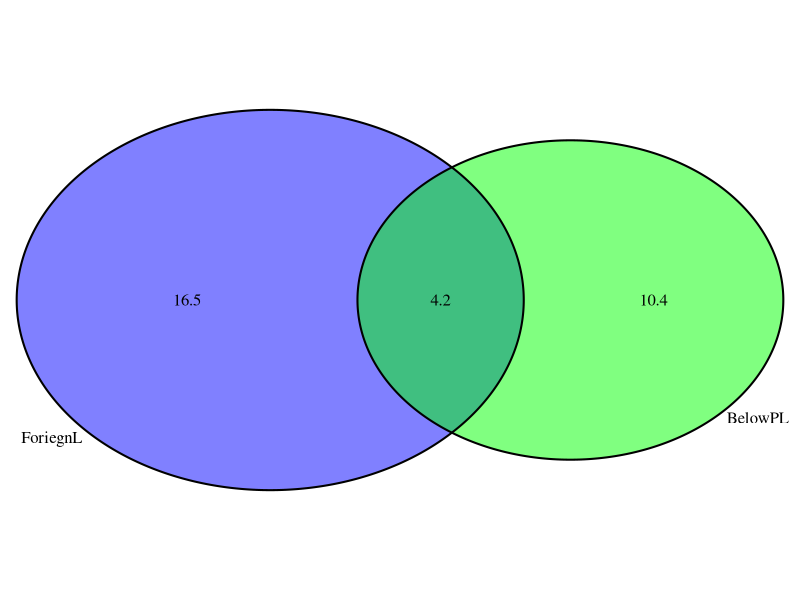
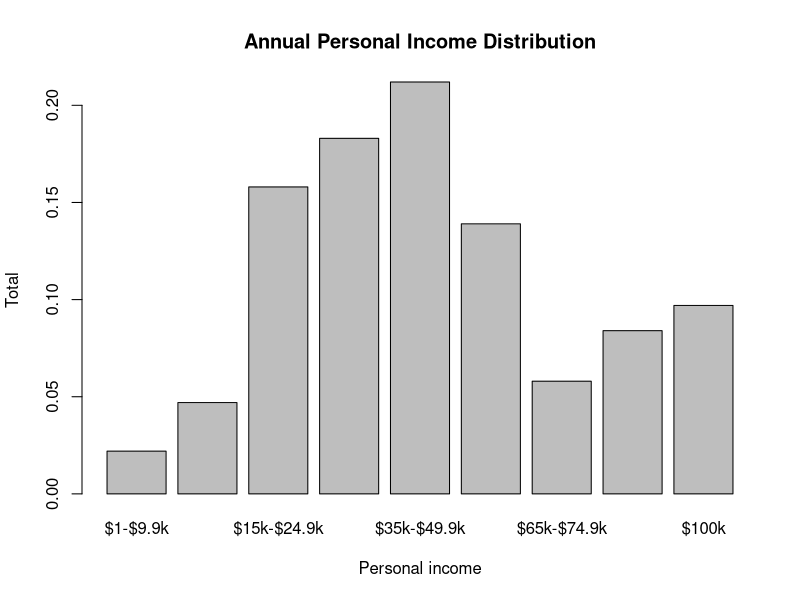

Source code (R) for these figures, in order:
## ---- chunk 1
knitr::opts_chunk$set(echo = TRUE)
## ---- chunk 2
# two dice roll in a matrix
dice1 <- c(1,2,3,4,5,6)
dice2 <- c(1,2,3,4,5,6)
dicesum<-matrix(c(dice1[1]+dice2,dice1[2]+dice2,dice1[3]+dice2,dice1[4]+dice2,dice1[5]+dice2,dice1[6]+dice2),nrow = 6, byrow=TRUE)
dicesum
## ---- chunk 3
#Possibility of getting sum of 5
sumof5_tot_chances <- 4
tot_Possible_outcomes <- 36
Pof5 <- sumof5_tot_chances/tot_Possible_outcomes
Pof5
## ---- chunk 4
#Possibility of getting sum of 12
sumof12_tot_chances <- 1
Pof12 <- sumof12_tot_chances/tot_Possible_outcomes
Pof12
## ---- chunk 5
library(VennDiagram)
PL <- 14.6/100
FL <- 20.7/100
PLandFL <- 4.2/100

grid.newpage()
draw.pairwise.venn(area1 = 14.6, area2 = 20.7, cross.area = 4.2, category = c("BelowPL", "ForiegnL"), fill = c("green","blue"))
## ---- chunk 6
(PL - PLandFL)*100
## ---- chunk 7
((PL + FL)- PLandFL) *100
## ---- chunk 8
100 - (((PL + FL)- PLandFL) *100)
## ---- chunk 9
P_FBlue <- 108/204
P_MBlue <- 114/204
P_FandMBlue <- 78/204
P_FBlue
P_MBlue
P_FandMBlue
## ---- chunk 10
#probability that a randomly chosen male respondent or his partner has blue eyes
P_ForMBlue <- (P_FBlue + P_MBlue) -  P_FandMBlue
P_ForMBlue
## ---- chunk 11
P_FandMBlue/P_MBlue
## ---- chunk 12
#robability that arandomly chosen male respondent with brown eyes has apartner with blue eyes
P_MBrwonFBlue <- 19/54
P_MBrwonFBlue
#probability of a randomly chosen male respondent with green eyes having a partner with blue eyes
P_MGreenFBlue <- 11/36
P_MGreenFBlue
## ---- chunk 13
P_HC <- 28/95
P_PBF <- 59/94
# probability of drawing a hardcover book first then a paperback fiction book second when drawing without replacement
(P_HC)*(P_PBF)
## ---- chunk 14
P_FB <- 72/95
P_HC <- 28/94
(P_FB)*(P_HC)
## ---- chunk 15
P_FB <- 72/95
P_HC <- 28/95
(P_FB)*(P_HC)
## ---- chunk 16
baggage_fee <- c(0, 25, 60)
Total_Passengers <- c(54,34, 12)
Luggage <- data.frame(baggage_fee, Total_Passengers)

Luggage
## ---- chunk 17
# Average Revenue per person
avg_revenue <- (sum(Luggage$baggage_fee*Luggage$Total_Passengers))/sum(Luggage$Total_Passengers)
avg_revenue
## ---- chunk 18
# Standard Deviation
baggage_variance <- baggage_fee - avg_revenue
baggage_EVariance <- baggage_variance^2 * (Total_Passengers/100)
variance2 <- sum(baggage_EVariance)

sd <- variance2^(1/2)
sd
## ---- chunk 19
# Expected Revenue for 120 passengers

avg_revenue * 120

## ---- chunk 20
income <- c("$1-$9.9k", "$10k-$14.9k","$15k-$24.9k", "$25k-$34.9k", "$35k-$49.9k", "$50k-$64.9k", "$65k-$74.9k", "$75k-$99.9k", "$100k")
Tot_perc <- c(0.022, 0.047, 0.158, 0.183, 0.212, 0.139, 0.058, 0.084, 0.097)
income_distribution <- data.frame(income, Tot_perc)
income_distribution
## ---- chunk 21
barplot(income_distribution$Tot_perc, names.arg = income, xlab = "Personal income", ylab = "Total", main = "Annual Personal Income Distribution")
## ---- chunk 22
#probability that a randomly chosen US resident makes less than $50,000 per year
P_less_than_50000 <- paste(round(sum(0.022+0.047+0.158+0.183+0.212)*100, digits = 2), "%")
P_less_than_50000

## ---- chunk 23
female_less_50000 <- sum(0.022+0.047+0.158+0.183+0.212)*(41/100)
female_less_50000
## ---- chunk 24
sum(0.718*(41/100))
